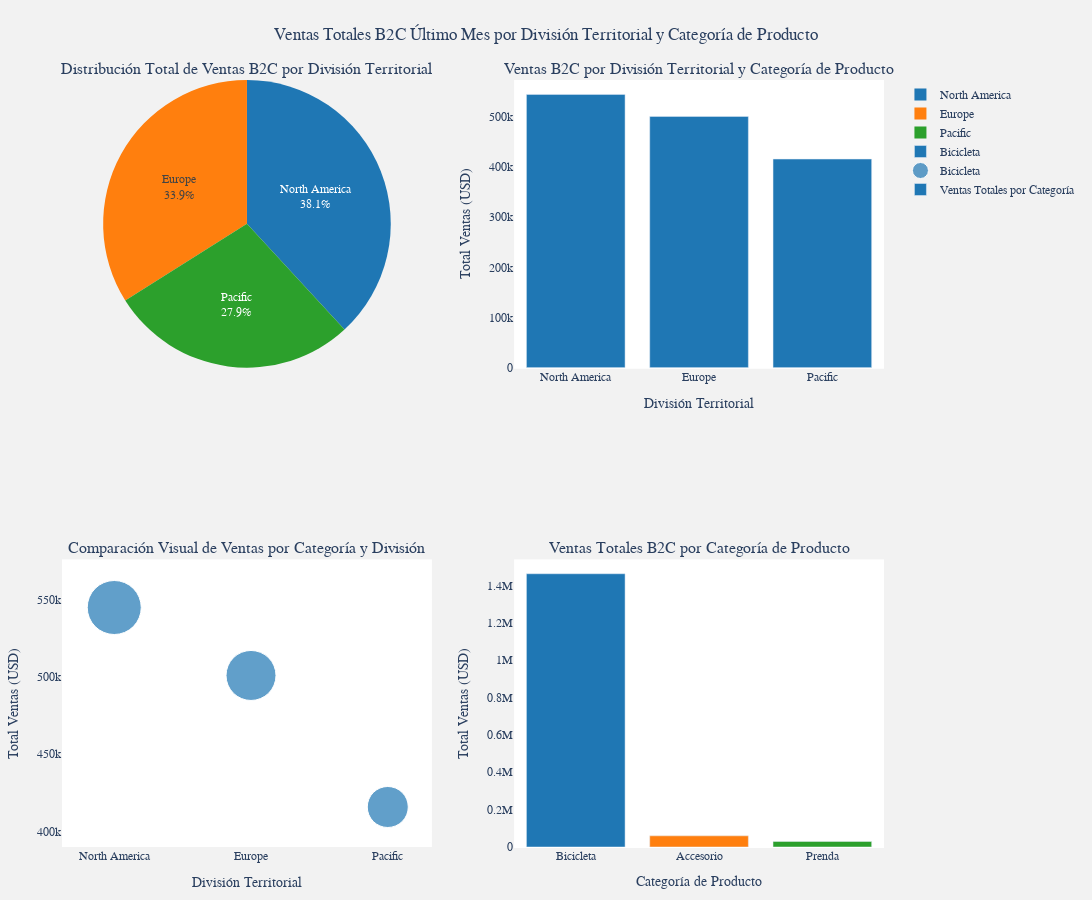

The code cell stored with this chart in its notebook:
### Code cell
create_dashboard_from_json(result['graphics_json'])

### Figure 1 — Plotly figure (JSON) as saved in the notebook; plotly's stock layout.template omitted (floating-point values rounded to 4 significant figures)
{"data": [{"domain": {"x": [0, 0.45], "y": [0.625, 1]}, "hoverinfo": "label+value+percent", "labels": ["North America", "Europe", "Pacific"], "marker": {"colors": ["#1f77b4", "#ff7f0e", "#2ca02c"]}, "name": "Total Ventas por División", "textinfo": "label+percent", "type": "pie", "values": [591500.0, 526600.0, 433000.0]}, {"marker": {"color": "#1f77b4"}, "name": "Bicicleta", "type": "bar", "x": ["North America", "Europe", "Pacific"], "xaxis": "x", "y": [544800.0, 500900.0, 415800.0], "yaxis": "y"}, {"marker": {"color": "#1f77b4", "size": [54, 50, 41]}, "mode": "markers", "name": "Bicicleta", "type": "scatter", "x": ["North America", "Europe", "Pacific"], "xaxis": "x2", "y": [544800.0, 500900.0, 415800.0], "yaxis": "y2"}, {"marker": {"color": ["#1f77b4", "#ff7f0e", "#2ca02c"]}, "name": "Ventas Totales por Categoría", "type": "bar", "x": ["Bicicleta", "Accesorio", "Prenda"], "xaxis": "x3", "y": [1462000.0, 59740.0, 29740.0], "yaxis": "y3"}], "layout": {"annotations": [{"font": {"size": 16}, "showarrow": false, "text": "Distribución Total de Ventas B2C por División Territorial", "x": 0.225, "xanchor": "center", "xref": "paper", "y": 1, "yanchor": "bottom", "yref": "paper"}, {"font": {"size": 16}, "showarrow": false, "text": "Ventas B2C por División Territorial y Categoría de Producto", "x": 0.775, "xanchor": "center", "xref": "paper", "y": 1, "yanchor": "bottom", "yref": "paper"}, {"font": {"size": 16}, "showarrow": false, "text": "Comparación Visual de Ventas por Categoría y División", "x": 0.225, "xanchor": "center", "xref": "paper", "y": 0.375, "yanchor": "bottom", "yref": "paper"}, {"font": {"size": 16}, "showarrow": false, "text": "Ventas Totales B2C por Categoría de Producto", "x": 0.775, "xanchor": "center", "xref": "paper", "y": 0.375, "yanchor": "bottom", "yref": "paper"}], "autosize": true, "font": {"family": "Arial, sans-serif", "size": 12}, "height": 900, "margin": {"b": 50, "l": 50, "r": 50, "t": 80}, "paper_bgcolor": "#f2f2f2", "plot_bgcolor": "#ffffff", "title": {"text": "Ventas Totales B2C Último Mes por División Territorial y Categoría de Producto", "x": 0.5}, "width": 1600, "xaxis": {"anchor": "y", "domain": [0.55, 1], "title": {"text": "División Territorial"}}, "xaxis2": {"anchor": "y2", "domain": [0, 0.45], "title": {"text": "División Territorial"}}, "xaxis3": {"anchor": "y3", "domain": [0.55, 1], "title": {"text": "Categoría de Producto"}}, "yaxis": {"anchor": "x", "domain": [0.625, 1], "title": {"text": "Total Ventas (USD)"}}, "yaxis2": {"anchor": "x2", "domain": [0, 0.375], "title": {"text": "Total Ventas (USD)"}}, "yaxis3": {"anchor": "x3", "domain": [0, 0.375], "title": {"text": "Total Ventas (USD)"}}}}
